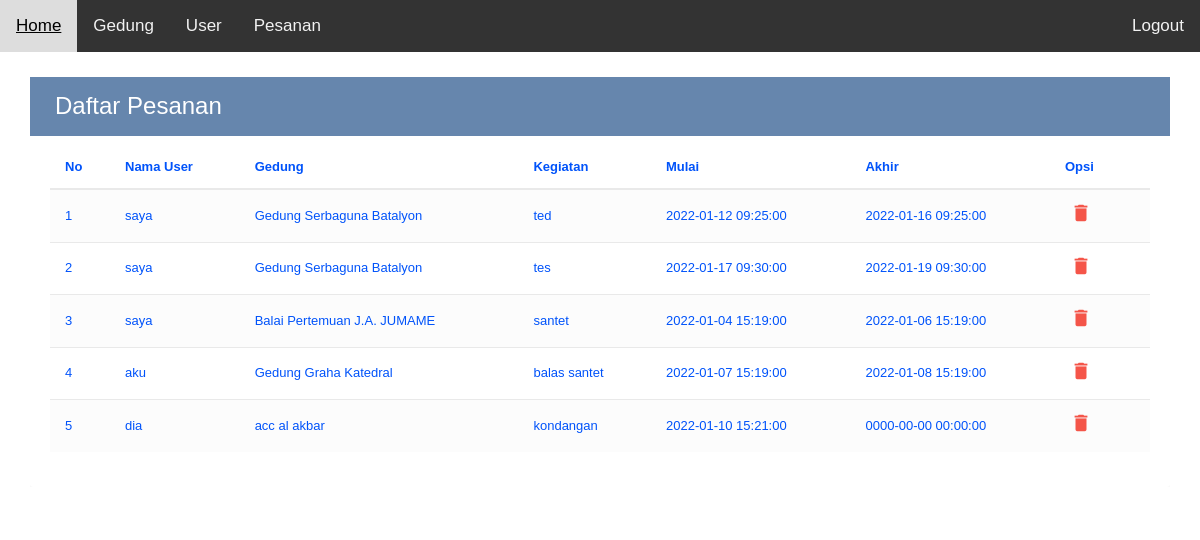
/admin/gedung/pesanan.php, run on the app's committed database.
### tables this page shows
CREATE TABLE `booking` (
  `id_pesan` int(11) NOT NULL,
  `id` int(50) DEFAULT NULL,
  `id_gedung` int(50) DEFAULT NULL,
  `kegiatan` varchar(100) DEFAULT NULL,
  `start` timestamp NULL DEFAULT NULL,
  `end` timestamp NULL DEFAULT NULL
);

CREATE TABLE `users` (
  `id` int(11) NOT NULL,
  `name` varchar(70) NOT NULL,
  `username` varchar(50) NOT NULL,
  `email` varchar(50) NOT NULL,
  `password` varchar(255) NOT NULL
);

CREATE TABLE `tbl_gedung` (
  `id_gedung` int(11) NOT NULL,
  `nama_gedung` varchar(255) DEFAULT NULL,
  `deskripsi` text DEFAULT NULL,
  `alamat` text DEFAULT NULL,
  `lokasi` text DEFAULT NULL,
  `harga` varchar(15) DEFAULT NULL,
  `chat` text NOT NULL,
  `foto` varchar(255) DEFAULT NULL
);

### admin/gedung/pesanan.php (the view, shortened to what this page needs)
<?php
  include('../../koneksi.php');
  include 'navbar.php';
?>
<!DOCTYPE html>
<html lang="en">
  <head>
    <link rel="stylesheet" href="https://maxcdn.bootstrapcdn.com/font-awesome/4.7.0/css/font-awesome.min.css" />
    <link rel="stylesheet" href="https://maxcdn.bootstrapcdn.com/bootstrap/3.3.7/css/bootstrap.min.css" />
    <link rel="stylesheet" href="index.css" />
  </head>
  <body>
      <div class="container">
                    <div class="table-responsive">
                      <div class="table-wrapper">
                        <div class="table-title">
                          <div class="row">
                            <div class="col-xs-6">
                              <h2>Daftar Pesanan</h2>
                            </div>
                          </div>
                        </div>
                        <table class="table table-striped table-hover">
                          <thead>
                            <tr>
                              <th>No</th>
                              <th>Nama User</th>
                              <th>Gedung</th>
                              <th>Kegiatan</th>
                              <th>Mulai</th>
                              <th>Akhir</th>
                             <th>Opsi</th>
                            </tr>
                          </thead>
                          <tbody>
                          <tbody>
                      <?php
                      $query = "SELECT * FROM booking
                      INNER JOIN tbl_gedung ON booking.id_gedung=tbl_gedung.id_gedung
                      INNER JOIN users ON booking.id=users.id ";
                      $result = mysqli_query($koneksi, $query);
                      $no = 1;
                      while($row = mysqli_fetch_assoc($result))
                      {
                      ?>
                            <tr>
                              <td><?php echo $no; ?></td>
                              <td><?php echo $row['name']; ?></td>
                              <td><?php echo $row['nama_gedung']; ?></td>
                              <td><?php echo $row['kegiatan']; ?></td>
                              <td><?php echo $row['start']; ?></td>
                              <td><?php echo $row['end']; ?></td>
                             <td>
                                <a href="proses_hapus.php?id_pesan=<?php echo $row['id_pesan']; ?>" class="delete" ><i class="material-icons" data-toggle="tooltip" title="Delete">&#xE872;</i></a>
                              </td>
                            </tr>
                    <?php
                      $no++;
                    }
                    ?>
                          </tbody>
                        </table>
                    </div>
      </div>
  </body>
</html>

### admin/gedung/navbar.php (shortened to what this page needs)
<!DOCTYPE html>
<html>
<head>
<link rel="stylesheet" href="https://cdnjs.cloudflare.com/ajax/libs/font-awesome/4.7.0/css/font-awesome.min.css">
<link rel="stylesheet" href="css.css">
</head>
<div class="topnav" id="myTopnav">
  <a href="index.php">Home</a>
  <a href="gedung.php">Gedung</a>
  <a href="user.php">User</a>
  <a href="pesanan.php">Pesanan</a>
  <a href="../../logout.php" style="float:right">Logout</a>
</div>
</html>

### admin/gedung/css.css (style rules this page uses)
body { margin: 0; font-family: Arial, Helvetica, sans-serif; }
.topnav { overflow: hidden; background-color: #333; }
.topnav a { float: left; display: block; color: #f2f2f2; text-align: center; padding: 14px 16px; text-decoration: none; font-size: 17px; }

### admin/gedung/index.css (style rules this page uses)
body { color: #0053fa; background: #ffffff; font-family: 'Varela Round', sans-serif; font-size: 13px; }
.table-responsive { margin: 25px 0; }
.table-wrapper { min-width: 1000px; background: #fff; padding: 15px 20px; border-radius: 3px; box-shadow: 0 2px 3px rgba(0, 0, 0, 0.05); }
.table-title { padding-bottom: 15px; background: #6686ad; color: #fff; padding: 16px 30px; margin: -20px -25px 10px; border-radius: 3px 3px 0 0; }
.table-title h2 { margin: 5px 0 0; font-size: 24px; }
table.table tr th, table.table tr td { border-color: #e9e9e9; padding: 12px 15px; vertical-align: middle; }
table.table tr th:first-child { width: 60px; }
table.table tr th:last-child { width: 100px; }
table.table-striped tbody tr:nth-of-type(odd) { background-color: #fcfcfc; }
table.table td:last-child i { opacity: 0.9; font-size: 22px; margin: 0 5px; }
table.table td a { font-weight: bold; color: #96e0fd; display: inline-block; text-decoration: none; outline: none !important; }
table.table td a.delete { color: #f44336; }
table.table td i { font-size: 20px; }

### data on the page
booking: id.name "saya", id_gedung.nama_gedung "Gedung Serbaguna Batalyon", kegiatan "ted", start "2022-01-12 09:25:00", end "2022-01-16 09:25:00"
booking: id.name "saya", id_gedung.nama_gedung "Gedung Serbaguna Batalyon", kegiatan "tes", start "2022-01-17 09:30:00", end "2022-01-19 09:30:00"
booking: id.name "saya", id_gedung.nama_gedung "Balai Pertemuan J.A. JUMAME", kegiatan "santet", start "2022-01-04 15:19:00", end "2022-01-06 15:19:00"
booking: id.name "aku", id_gedung.nama_gedung "Gedung Graha Katedral", kegiatan "balas santet", start "2022-01-07 15:19:00", end "2022-01-08 15:19:00"
booking: id.name "dia", id_gedung.nama_gedung "acc al akbar", kegiatan "kondangan", start "2022-01-10 15:21:00", end "0000-00-00 00:00:00"
